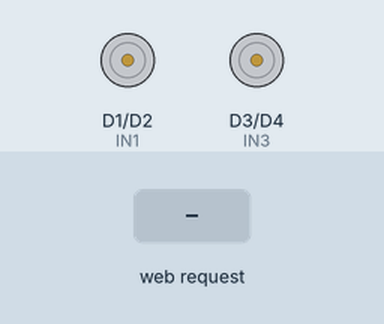
Recording of a sketch running on a simulated ESP8266 (NodeMCU). Shown: motor-driver pin pairs drawn as motors (green arrow = first pin HIGH = forward, orange = second pin HIGH = backward, longer = more drive, scaled by the enable pin). Inputs (shaded band) come from the test bench. What the sketch prints to the serial monitor is not drawn.

Above: at 1.2 s.
1.3 s: HTTP request GET /F received
At 1.7 s:
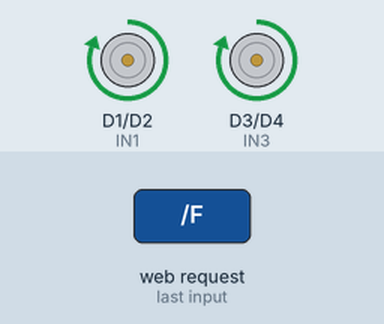
2.8 s: HTTP request GET /B received
At 4.0 s:
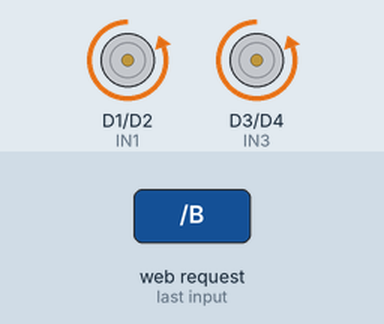
4.3 s: HTTP request GET /L received
At 5.2 s:
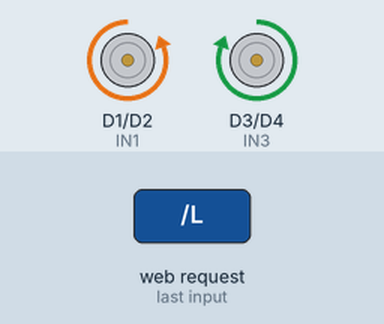
5.8 s: HTTP request GET /R received
At 6.4 s:
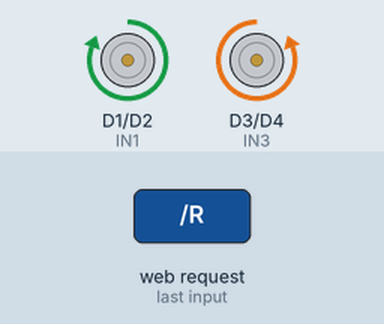
7.3 s: HTTP request GET /S received
At 8.7 s:
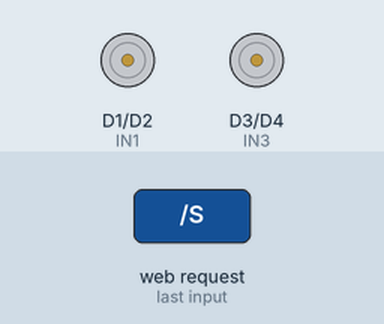
Timing chart, 0 to 9.8 s (numbered marks = the images above; inputs shaded):
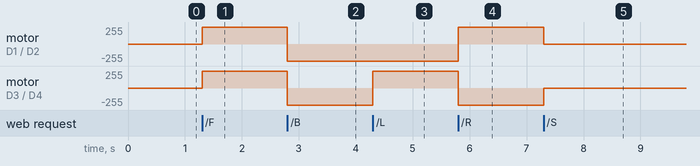

Measured:
- after the input at 1.3 s, motor on D1 (IN1) / D2 (IN2), motor on D3 (IN3) / D4 (IN4): stopped → forward 255/255 at once
- after the input at 2.8 s, motor on D1 (IN1) / D2 (IN2), motor on D3 (IN3) / D4 (IN4): forward 255/255 → backward 255/255 at once
- after the input at 4.3 s, motor on D3 (IN3) / D4 (IN4): backward 255/255 → forward 255/255 at once
- after the input at 5.8 s, motor on D1 (IN1) / D2 (IN2): backward 255/255 → forward 255/255 at once; motor on D3 (IN3) / D4 (IN4): forward 255/255 → backward 255/255 at once
- after the input at 7.3 s, motor on D1 (IN1) / D2 (IN2): forward 255/255 → stopped at once; motor on D3 (IN3) / D4 (IN4): backward 255/255 → stopped at once

The sketch:

codes.ino
```cpp
#include <ESP8266WiFi.h>

const char* ssid = "TamTamissYOU";
const char* password = "0123456789";

WiFiServer server(80);

// Motor Pins
#define IN1 D1
#define IN2 D2
#define IN3 D3
#define IN4 D4
#define ENA D5
#define ENB D6

int speedValue = 700;

void stopCar() {
  digitalWrite(IN1, LOW);
  digitalWrite(IN2, LOW);
  digitalWrite(IN3, LOW);
  digitalWrite(IN4, LOW);
}

void forward() {
  analogWrite(ENA, speedValue);
  analogWrite(ENB, speedValue);
  digitalWrite(IN1, HIGH);
  digitalWrite(IN2, LOW);
  digitalWrite(IN3, HIGH);
  digitalWrite(IN4, LOW);
}

void backward() {
  analogWrite(ENA, speedValue);
  analogWrite(ENB, speedValue);
  digitalWrite(IN1, LOW);
  digitalWrite(IN2, HIGH);
  digitalWrite(IN3, LOW);
  digitalWrite(IN4, HIGH);
}

void left() {
  analogWrite(ENA, speedValue);
  analogWrite(ENB, speedValue);
  digitalWrite(IN1, LOW);
  digitalWrite(IN2, HIGH);
  digitalWrite(IN3, HIGH);
  digitalWrite(IN4, LOW);
}

void right() {
  analogWrite(ENA, speedValue);
  analogWrite(ENB, speedValue);
  digitalWrite(IN1, HIGH);
  digitalWrite(IN2, LOW);
  digitalWrite(IN3, LOW);
  digitalWrite(IN4, HIGH);
}

void setup() {
  Serial.begin(9600);

  pinMode(IN1, OUTPUT);
  pinMode(IN2, OUTPUT);
  pinMode(IN3, OUTPUT);
  pinMode(IN4, OUTPUT);
  pinMode(ENA, OUTPUT);
  pinMode(ENB, OUTPUT);

  stopCar();

  WiFi.softAP(ssid, password);

  Serial.println("WiFi Started");
  Serial.print("IP Address: ");
  Serial.println(WiFi.softAPIP());

  server.begin();
}

void loop() {
  WiFiClient client = server.available();
  if (!client) return;

  String request = client.readStringUntil('\r');
  client.flush();

  if (request.indexOf("/F") != -1) forward();
  else if (request.indexOf("/B") != -1) backward();
  else if (request.indexOf("/L") != -1) left();
  else if (request.indexOf("/R") != -1) right();
  else if (request.indexOf("/S") != -1) stopCar();

  client.println("HTTP/1.1 200 OK");
  client.println("Content-Type: text/plain");
  client.println("");
  client.println("OK");
}
```
